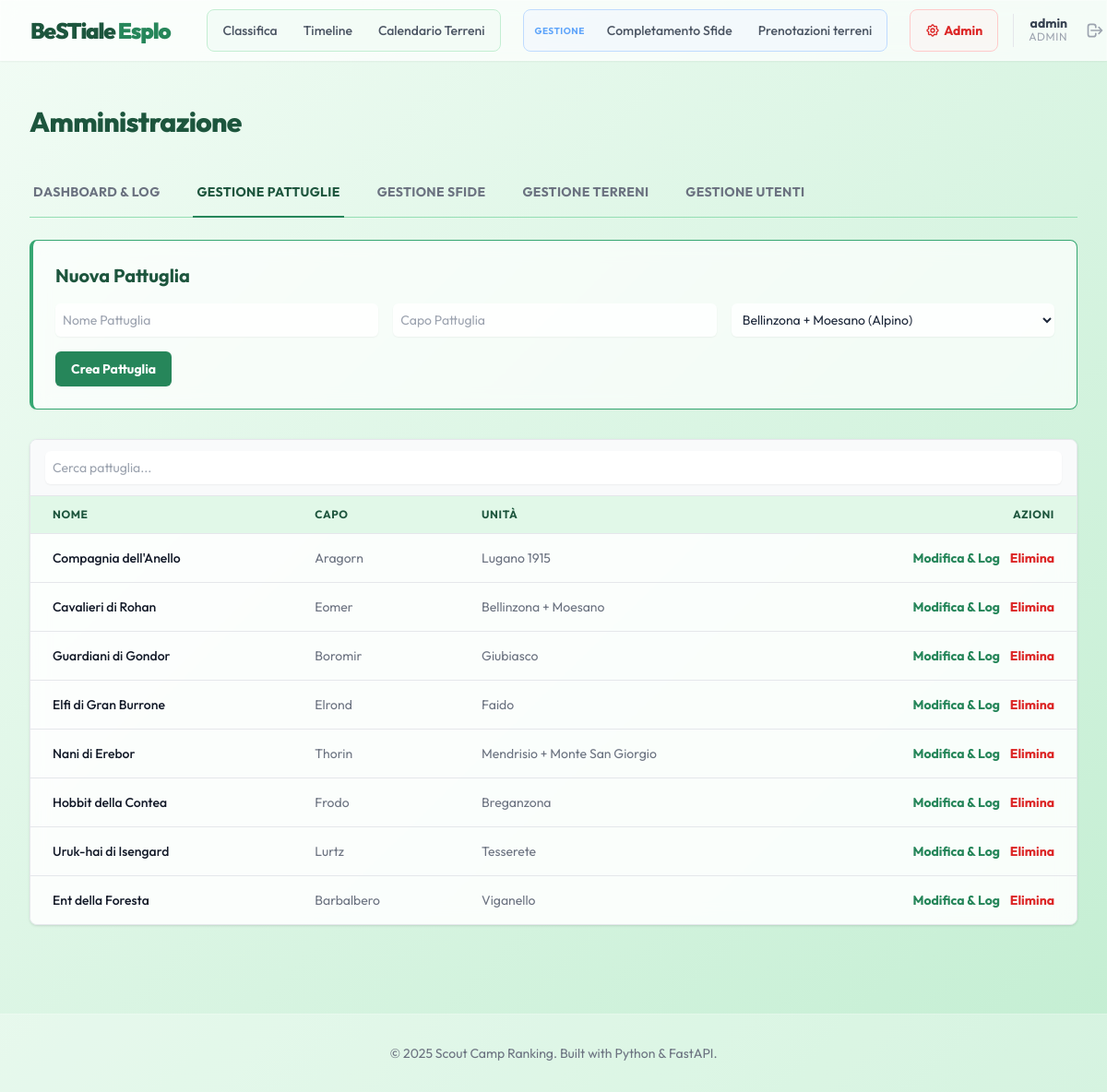
Page /admin/pattuglie (signed in) on the committed database.
### app/models.py (models this page shows)
class User(Base):
    __tablename__ = "users"
    id: Mapped[int] = mapped_column(primary_key=True, index=True)
    username: Mapped[str] = mapped_column(unique=True, index=True)
    password_hash: Mapped[str] = mapped_column()
    role: Mapped[str] = mapped_column()  # 'unit', 'tech', 'admin'
    unita_id: Mapped[int | None] = mapped_column(ForeignKey("unita.id"), nullable=True)
    unita: Mapped[Optional["Unita"]] = relationship()

class Pattuglia(Base):
    __tablename__ = "pattuglie"
    id: Mapped[int] = mapped_column(primary_key=True, index=True)
    name: Mapped[str] = mapped_column(unique=True, index=True)
    capo_pattuglia: Mapped[str] = mapped_column()
    unita_id: Mapped[int] = mapped_column(ForeignKey("unita.id"))
    current_score: Mapped[int] = mapped_column(default=0)
    unita: Mapped["Unita"] = relationship(back_populates="pattuglie")
    completions: Mapped[list["Completion"]] = relationship(back_populates="pattuglia")

class Unita(Base):
    __tablename__ = "unita"
    id: Mapped[int] = mapped_column(primary_key=True, index=True)
    name: Mapped[str] = mapped_column(unique=True, index=True)
    sottocampo: Mapped[str] = mapped_column()
    pattuglie: Mapped[list["Pattuglia"]] = relationship(back_populates="unita")

### app/routers/admin.py (the view)
@router.get("/pattuglie", response_class=HTMLResponse)
async def admin_pattuglie(request: Request, db: Session = Depends(get_db), user: User = Depends(get_admin_user)):
    pattuglie = db.query(Pattuglia).options(joinedload(Pattuglia.unita)).all()
    unita = db.query(Unita).all()
    return templates.TemplateResponse(
        "admin_pattuglie.html",
        {"request": request, "pattuglie": pattuglie, "unita": unita, "user": user, "active_tab": "pattuglie"},
    )

### app/templates/admin_pattuglie.html
{% extends "base.html" %}
{% block content %}
<div class="px-4 py-6 sm:px-0">
    <div class="flex justify-between items-center mb-8">
        <h1 class="text-3xl font-extrabold text-scout-800 tracking-tight">Amministrazione</h1>
    </div>
    <div class="mb-6 border-b border-scout-300">
        <nav class="-mb-px flex space-x-8" aria-label="Tabs">
            <a href="/admin"
                class="whitespace-nowrap py-4 px-1 border-b-2 font-bold text-sm uppercase tracking-wide border-transparent text-gray-500 hover:text-gray-700 hover:border-gray-300 transition-colors">
                Dashboard & Log
            </a>
            <a href="/admin/pattuglie"
                class="whitespace-nowrap py-4 px-1 border-b-2 font-bold text-sm uppercase tracking-wide border-scout-600 text-scout-800">
                Gestione Pattuglie
            </a>
            <a href="/admin/challenges"
                class="whitespace-nowrap py-4 px-1 border-b-2 font-bold text-sm uppercase tracking-wide border-transparent text-gray-500 hover:text-gray-700 hover:border-gray-300 transition-colors">
                Gestione Sfide
            </a>
            <a href="/admin/terreni"
                class="whitespace-nowrap py-4 px-1 border-b-2 font-bold text-sm uppercase tracking-wide border-transparent text-gray-500 hover:text-gray-700 hover:border-gray-300 transition-colors">
                Gestione Terreni
            </a>
            <a href="/admin/users"
                class="whitespace-nowrap py-4 px-1 border-b-2 font-bold text-sm uppercase tracking-wide border-transparent text-gray-500 hover:text-gray-700 hover:border-gray-300 transition-colors">
                Gestione Utenti
            </a>
        </nav>
    </div>
    <div class="glass p-6 rounded-lg shadow-sm border-l-4 border-scout-500 mb-8">
        <h2 class="text-xl font-bold mb-4 text-scout-800">Nuova Pattuglia</h2>
        <form action="/admin/pattuglie" method="post" class="space-y-4">
            <div class="grid grid-cols-1 md:grid-cols-3 gap-4">
                <input type="text" name="name" placeholder="Nome Pattuglia" required
                    class="block w-full rounded-md border-gray-300 shadow-sm focus:border-scout-500 focus:ring-scout-500 sm:text-sm p-2 bg-white/80">
                <input type="text" name="capo_pattuglia" placeholder="Capo Pattuglia" required
                    class="block w-full rounded-md border-gray-300 shadow-sm focus:border-scout-500 focus:ring-scout-500 sm:text-sm p-2 bg-white/80">
                <select name="unita_id" required
                    class="block w-full rounded-md border-gray-300 shadow-sm focus:border-scout-500 focus:ring-scout-500 sm:text-sm p-2 bg-white/80">
                    {% for u in unita %}
                    <option value="{{ u.id }}">{{ u.name }} ({{ u.sottocampo }})</option>
                    {% endfor %}
                </select>
            </div>
            <button type="submit"
                class="w-full md:w-auto flex justify-center py-2 px-4 border border-transparent rounded-md shadow-sm text-sm font-bold text-white bg-scout-600 hover:bg-scout-700">
                Crea Pattuglia
            </button>
        </form>
    </div>
    <div class="glass shadow overflow-hidden border-b border-gray-200 sm:rounded-lg overflow-x-auto"
        x-data="{ search: '' }">
        <div class="px-4 py-3 border-b border-gray-200 bg-gray-50">
            <input type="text" x-model="search" placeholder="Cerca pattuglia..."
                class="shadow-sm focus:ring-scout-500 focus:border-scout-500 block w-full sm:text-sm border-gray-300 rounded-md p-2">
        </div>
        <table class="min-w-full divide-y divide-gray-200">
            <thead class="bg-scout-100">
                <tr>
                    <th class="px-6 py-3 text-left text-xs font-bold text-scout-800 uppercase tracking-wider">Nome
                    </th>
                    <th class="px-6 py-3 text-left text-xs font-bold text-scout-800 uppercase tracking-wider">Capo
                    </th>
                    <th class="px-6 py-3 text-left text-xs font-bold text-scout-800 uppercase tracking-wider">Unità
                    </th>
                    <th class="px-6 py-3 text-right text-xs font-bold text-scout-800 uppercase tracking-wider">
                        Azioni</th>
                </tr>
            </thead>
            <tbody class="bg-white/60 divide-y divide-gray-200">
                {% for p in pattuglie %}
                <tr x-show="search === '' || $el.textContent.toLowerCase().includes(search.toLowerCase())">
                    <td class="px-6 py-4 whitespace-nowrap text-sm font-medium text-gray-900">{{ p.name }}</td>
                    <td class="px-6 py-4 whitespace-nowrap text-sm text-gray-500">{{ p.capo_pattuglia }}</td>
                    <td class="px-6 py-4 whitespace-nowrap text-sm text-gray-500">{{ p.unita.name }}</td>
                    <td class="px-6 py-4 whitespace-nowrap text-right text-sm font-medium">
                        <a href="/admin/pattuglie/{{ p.id }}"
                            class="text-scout-600 hover:text-scout-900 font-bold mr-2">Modifica & Log</a>
                        <form action="/admin/pattuglie/{{ p.id }}/delete" method="post" class="inline"
                            onsubmit="return confirm('Eliminare questa pattuglia?');">
                            <button type="submit" class="text-red-600 hover:text-red-900 font-bold">Elimina</button>
                        </form>
                    </td>
                </tr>
                {% endfor %}
            </tbody>
        </table>
    </div>
</div>
{% endblock %}

### app/templates/base.html (shortened to what this page needs)
<!DOCTYPE html>
<html lang="it">
<head>
    <script src="https://cdn.tailwindcss.com"></script>
</head>
<body class="bg-gradient-to-br from-scout-50 to-scout-200 min-h-screen text-slate-800">
    <nav class="glass sticky top-0 z-50 shadow-sm">
        <div class="max-w-7xl mx-auto px-4 sm:px-6 lg:px-8">
            <div class="flex justify-between h-16">
                <div class="flex-shrink-0 flex items-center">
                    <span class="font-black text-2xl tracking-tighter text-scout-800">
                        BeSTiale <span class="text-scout-600">Esplo</span>
                    </span>
                    <div class="hidden sm:flex sm:items-center sm:space-x-6 ml-10">
                        <div class="flex space-x-1 bg-scout-50/80 rounded-lg p-1 border border-scout-200 items-center">
                            <a href="/"
                                class="px-3 py-2 rounded-md text-sm font-medium text-gray-600 hover:text-scout-700 hover:bg-white/60 transition-colors">
                                Classifica
                            </a>
                            <a href="/timeline"
                                class="px-3 py-2 rounded-md text-sm font-medium text-gray-600 hover:text-scout-700 hover:bg-white/60 transition-colors">
                                Timeline
                            </a>
                            <a href="/prenotazioni"
                                class="px-3 py-2 rounded-md text-sm font-medium text-gray-600 hover:text-scout-700 hover:bg-white/60 transition-colors">
                                Calendario Terreni
                            </a>
                        </div>
                        {% if user and user.role in ['tech', 'admin'] %}
                        <div class="flex space-x-1 bg-blue-50/50 rounded-lg p-1 border border-blue-200 items-center">
                            <span
                                class="px-2 text-[10px] font-bold text-blue-400 uppercase tracking-wider hidden lg:block">Gestione</span>
                            <a href="/input"
                                class="px-3 py-2 rounded-md text-sm font-medium text-gray-600 hover:text-blue-700 hover:bg-white/60 transition-colors">
                                Completamento Sfide
                            </a>
                            <a href="/gestione-terreni"
                                class="px-3 py-2 rounded-md text-sm font-medium text-gray-600 hover:text-blue-700 hover:bg-white/60 transition-colors">
                                Prenotazioni terreni
                            </a>
                        </div>
                        {% endif %}
                    </div>
                    <div class="flex items-center space-x-4 ml-6">
                        {% if user and user.role == 'admin' %}
                        <div class="flex space-x-1 bg-red-50/50 rounded-lg p-1 border border-red-200">
                            <a href="/admin"
                                class="flex items-center px-3 py-2 rounded-md text-sm font-bold text-red-600 hover:text-red-800 hover:bg-white/60 transition-colors">
                                Admin
                            </a>
                        </div>
                        {% endif %}
                        {% if user %}
                        <div class="flex items-center space-x-3 pl-4 border-l border-gray-200">
                            <div class="flex flex-col text-right hidden md:flex">
                                <span class="text-sm font-bold text-gray-700 leading-none">{{ user.username }}</span>
                                <span class="text-xs text-gray-400 uppercase tracking-wider">{{ user.role }}</span>
                            </div>
                            <a href="/logout"
                                class="p-2 text-gray-400 hover:text-red-600 rounded-full hover:bg-red-50 transition-colors"
                                title="Esci">
                                <svg xmlns="http://www.w3.org/2000/svg" class="h-5 w-5" fill="none" viewBox="0 0 24 24"
                                    stroke="currentColor">
                                    <path stroke-linecap="round" stroke-linejoin="round" stroke-width="2"
                                        d="M17 16l4-4m0 0l-4-4m4 4H7m6 4v1a3 3 0 01-3 3H6a3 3 0 01-3-3V7a3 3 0 013-3h4a3 3 0 013 3v1" />
                                </svg>
                            </a>
                        </div>
                        {% endif %}
                    </div>
                </div>
            </div>
    </nav>
    <main class="max-w-7xl mx-auto py-6 sm:px-6 lg:px-8">
        {% block content %}{% endblock %}
    </main>
    <footer class="bg-white/30 border-t border-white/20 mt-12 py-8">
        <div class="max-w-7xl mx-auto px-4 text-center text-gray-500 text-sm">
            &copy; 2025 Scout Camp Ranking. Built with Python & FastAPI.
        </div>
    </footer>
</body>
</html>

### app/templates/base.html (style rules this page uses)
body { font-family: 'Outfit', sans-serif; }
.glass { background: rgba(255, 255, 255, 0.7); backdrop-filter: blur(10px); -webkit-backdrop-filter: blur(10px); border: 1px solid rgba(255, 255, 255, 0.3); }

### rows in the picture
User: username "admin", role "ADMIN"
Pattuglia: name "Compagnia dell'Anello", capo_pattuglia "Aragorn", unita.name "Lugano 1915"
Pattuglia: name "Cavalieri di Rohan", capo_pattuglia "Eomer", unita.name "Bellinzona + Moesano"
Pattuglia: name "Guardiani di Gondor", capo_pattuglia "Boromir", unita.name "Giubiasco"
Pattuglia: name "Elfi di Gran Burrone", capo_pattuglia "Elrond", unita.name "Faido"
Pattuglia: name "Nani di Erebor", capo_pattuglia "Thorin", unita.name "Mendrisio + Monte San Giorgio"
Pattuglia: name "Hobbit della Contea", capo_pattuglia "Frodo", unita.name "Breganzona"
Pattuglia: name "Uruk-hai di Isengard", capo_pattuglia "Lurtz", unita.name "Tesserete"
Pattuglia: name "Ent della Foresta", capo_pattuglia "Barbalbero", unita.name "Viganello"

### other values in the picture
form field unita_id "Bellinzona + Moesano (Alpino)"
